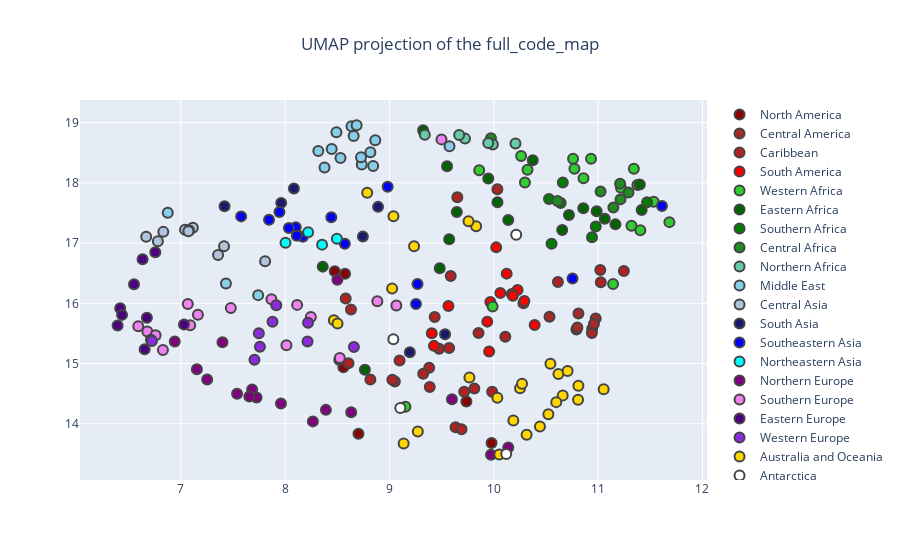

Notebook cell for this chart:
### Code cell
if params["INCLUDE_COUNTRY_NAMES"]:
    df['tooltip'] = df['country']
# if params["INCLUDE_ALT_NAMES"] and row['country'] in alt_names:
#     for alt_country_name in alt_names[row['country']]:
#         return create_embeddings(alt_country_name)
if params["INCLUDE_ABBREV"]:
    df['tooltip'] = df['abb']


def assign_color(region):
    return region_colors.get(region, 'gray')  # Default to gray if region not found
df['color'] = df['tooltip'].apply(lambda x: assign_color(country_regions.get(x, 'gray')))

fig = go.Figure()

reversed_region_colors = {v: k for k, v in region_colors.items()}

legend_labels = list(region_colors.keys())
legend_colors = list(region_colors.values())

for c in legend_colors:
    df_color= df[df['color'] == c]
    fig.add_trace(go.Scatter(
        x = df_color['x'],
        y = df_color['y'],
        mode = 'markers',
        text = df_color['tooltip'], # set tooltip to be keys of the dictionary
        name=reversed_region_colors[c],
        marker = dict(
            size = 10,
            color = df_color['color'],
            line = dict(width = 2),
            #         color = 'rgba(255, 182, 193, .9)',
        ),
        showlegend=True
    ))

fig.update_layout(title='UMAP projection of the full_code_map', title_x=0.5)
fig.show()
file_name = "clustered_"
for param_name, param_value in params.items():
    if param_value:
        file_name += param_name + "_"
file_name = file_name[:-1]
fig.write_image(f"{file_name}.svg")
fig.write_html(f"{file_name}.html", include_plotlyjs=True, full_html=True)
# Guinea 
# cluster of anglophone countries
# island nations (Faroe Islands, )

### Figure 1 — Plotly figure (JSON) as saved in the notebook; plotly's stock layout.template omitted (floating-point values rounded to 4 significant figures)
{"data": [{"marker": {"color": ["darkred", "darkred", "darkred", "darkred", "darkred", "darkred"], "line": {"width": 2}, "size": 10}, "mode": "markers", "name": "North America", "showlegend": true, "text": ["Bermuda", "Canada", "Greenland", "Saint Pierre and Miquelon", "United States Minor Outlying Islands", "United States"], "type": "scatter", "x": [9.738, 8.574, 8.703, 8.558, 9.979, 8.476], "y": [14.37, 16.49, 13.83, 14.94, 13.68, 16.53]}, {"marker": {"color": ["brown", "brown", "brown", "brown", "brown", "brown", "brown", "brown"], "line": {"width": 2}, "size": 10}, "mode": "markers", "name": "Central America", "showlegend": true, "text": ["Belize", "Costa Rica", "Guatemala", "Honduras", "Mexico", "Nicaragua", "Panama", "El Salvador"], "type": "scatter", "x": [10.79, 10.94, 10.98, 10.94, 10.53, 10.81, 10.96, 10.8], "y": [15.57, 15.58, 15.75, 15.51, 15.78, 15.83, 15.66, 15.6]}, {"marker": {"color": ["firebrick", "firebrick", "firebrick", "firebrick", "firebrick", "firebrick", "firebrick", "firebrick", "firebrick", "firebrick", "firebrick", "firebrick", "firebrick", "firebrick", "firebrick", "firebrick", "firebrick", "firebrick", "firebrick", "firebrick", "firebrick", "firebrick", "firebrick", "firebrick", "firebrick", "firebrick", "firebrick", "firebrick"], "line": {"width": 2}, "size": 10}, "mode": "markers", "name": "Caribbean", "showlegend": true, "text": ["Aruba", "Anguilla", "Antigua and Barbuda", "Bonaire, Sint Eustatius and Saba", "Bahamas", "Saint Barthélemy", "Barbados", "Cuba", "Curaçao", "Cayman Islands", "Dominica", "Dominican Republic", "Guadeloupe", "Grenada", "Haiti", "Jamaica", "Saint Kitts and Nevis", "Saint Lucia", "Saint Martin (French part)", "Montserrat", "Martinique", "Puerto Rico", "Sint Maarten (Dutch part)", "Turks and Caicos Islands", "Trinidad and Tobago", "Saint Vincent and the Grenadines", "Virgin Islands, British", "Virgin Islands, U.S."], "type": "scatter", "x": [10.61, 9.587, 11.25, 10.03, 9.814, 8.52, 9.387, 9.434, 11.03, 9.717, 9.476, 9.854, 11.02, 9.381, 9.097, 9.323, 8.581, 9.052, 8.608, 8.631, 9.028, 10.11, 9.651, 9.985, 9.572, 8.817, 9.634, 9.691], "y": [16.36, 16.46, 16.54, 17.9, 14.58, 15.06, 14.61, 15.77, 16.35, 14.53, 15.25, 15.51, 16.55, 14.93, 15.05, 14.83, 16.08, 14.7, 15.01, 15.9, 14.73, 15.45, 17.76, 14.53, 15.26, 14.73, 13.94, 13.91]}, {"marker": {"color": ["red", "red", "red", "red", "red", "red", "red", "red", "red", "red", "red", "red", "red", "red", "red"], "line": {"width": 2}, "size": 10}, "mode": "markers", "name": "South America", "showlegend": true, "text": ["Argentina", "Bolivia, Plurinational State of", "Brazil", "Chile", "Colombia", "Ecuador", "Falkland Islands (Malvinas)", "French Guiana", "Guyana", "Peru", "Paraguay", "South Georgia and the South Sandwich Islands", "Suriname", "Uruguay", "Venezuela, Bolivarian Republic of"], "type": "scatter", "x": [10.23, 10.17, 10.12, 9.967, 10.39, 10.28, 9.956, 9.406, 9.427, 10.29, 10.06, 10.02, 9.566, 10.18, 9.938], "y": [16.22, 16.16, 16.49, 16.02, 15.64, 16.0, 15.2, 15.51, 15.29, 16.04, 16.17, 16.93, 15.95, 16.12, 15.7]}, {"marker": {"color": ["limegreen", "limegreen", "limegreen", "limegreen", "limegreen", "limegreen", "limegreen", "limegreen", "limegreen", "limegreen", "limegreen", "limegreen", "limegreen", "limegreen", "limegreen", "limegreen", "limegreen", "limegreen"], "line": {"width": 2}, "size": 10}, "mode": "markers", "name": "Western Africa", "showlegend": true, "text": ["Benin", "Burkina Faso", "Côte d'Ivoire", "Cabo Verde", "Ghana", "Guinea", "Gambia", "Guinea-Bissau", "Liberia", "Mali", "Mauritania", "Niger", "Nigeria", "Senegal", "Saint Helena, Ascension and Tristan da Cunha", "Sierra Leone", "Sao Tome and Principe", "Togo"], "type": "scatter", "x": [10.93, 11.34, 10.3, 11.14, 10.86, 11.68, 11.22, 11.53, 11.32, 10.26, 9.861, 10.77, 10.76, 10.32, 9.154, 11.41, 9.989, 11.38], "y": [18.4, 18.23, 18.01, 16.32, 18.08, 17.35, 17.92, 17.69, 17.29, 18.45, 18.21, 18.23, 18.4, 18.22, 14.28, 17.21, 15.95, 17.97]}, {"marker": {"color": ["darkgreen", "darkgreen", "darkgreen", "darkgreen", "darkgreen", "darkgreen", "darkgreen", "darkgreen", "darkgreen", "darkgreen", "darkgreen", "darkgreen", "darkgreen", "darkgreen", "darkgreen", "darkgreen", "darkgreen", "darkgreen", "darkgreen"], "line": {"width": 2}, "size": 10}, "mode": "markers", "name": "Eastern Africa", "showlegend": true, "text": ["Burundi", "Comoros", "Djibouti", "Eritrea", "Ethiopia", "Kenya", "Madagascar", "Mozambique", "Mauritius", "Malawi", "Mayotte", "Réunion", "Rwanda", "Somalia", "South Sudan", "Seychelles", "Tanzania, United Republic of", "Uganda", "Zambia"], "type": "scatter", "x": [11.4, 9.482, 9.323, 10.04, 10.14, 9.947, 10.72, 10.66, 9.646, 11.06, 8.765, 8.361, 11.42, 9.552, 10.37, 9.573, 10.99, 10.86, 11.17], "y": [17.97, 16.58, 18.87, 17.68, 17.38, 18.07, 17.47, 17.22, 17.52, 17.4, 14.9, 16.61, 17.55, 18.28, 18.38, 17.06, 17.53, 17.58, 17.31]}, {"marker": {"color": ["green", "green", "green", "green", "green", "green", "green"], "line": {"width": 2}, "size": 10}, "mode": "markers", "name": "Southern Africa", "showlegend": true, "text": ["Angola", "Botswana", "Lesotho", "Namibia", "Eswatini", "South Africa", "Zimbabwe"], "type": "scatter", "x": [11.47, 10.64, 10.94, 10.66, 10.55, 10.53, 10.98], "y": [17.68, 17.67, 17.1, 18.01, 16.99, 17.73, 17.28]}, {"marker": {"color": ["forestgreen", "forestgreen", "forestgreen", "forestgreen", "forestgreen", "forestgreen", "forestgreen"], "line": {"width": 2}, "size": 10}, "mode": "markers", "name": "Central Africa", "showlegend": true, "text": ["Central African Republic", "Cameroon", "Congo, The Democratic Republic of the", "Congo", "Gabon", "Equatorial Guinea", "Chad"], "type": "scatter", "x": [11.02, 11.21, 11.29, 11.15, 10.61, 11.21, 9.973], "y": [17.86, 17.99, 17.84, 17.59, 17.7, 17.73, 18.74]}, {"marker": {"color": ["mediumaquamarine", "mediumaquamarine", "mediumaquamarine", "mediumaquamarine", "mediumaquamarine", "mediumaquamarine"], "line": {"width": 2}, "size": 10}, "mode": "markers", "name": "Northern Africa", "showlegend": true, "text": ["Algeria", "Western Sahara", "Libya", "Morocco", "Sudan", "Tunisia"], "type": "scatter", "x": [9.992, 10.21, 9.339, 9.724, 9.947, 9.668], "y": [18.64, 18.66, 18.8, 18.73, 18.66, 18.79]}, {"marker": {"color": ["skyblue", "skyblue", "skyblue", "skyblue", "skyblue", "skyblue", "skyblue", "skyblue", "skyblue", "skyblue", "skyblue", "skyblue", "skyblue", "skyblue", "skyblue", "skyblue", "skyblue"], "line": {"width": 2}, "size": 10}, "mode": "markers", "name": "Middle East", "showlegend": true, "text": ["United Arab Emirates", "Bahrain", "Cyprus", "Egypt", "Iran, Islamic Republic of", "Iraq", "Israel", "Jordan", "Kuwait", "Lebanon", "Oman", "Palestine, State of", "Qatar", "Saudi Arabia", "Syrian Arab Republic", "Turkey", "Yemen"], "type": "scatter", "x": [8.864, 8.531, 7.741, 9.576, 6.875, 8.318, 8.636, 8.492, 8.378, 8.817, 8.844, 8.686, 8.734, 8.447, 8.657, 7.433, 8.728], "y": [18.71, 18.41, 16.14, 18.61, 17.5, 18.53, 18.94, 18.84, 18.25, 18.51, 18.28, 18.96, 18.3, 18.56, 18.78, 16.33, 18.43]}, {"marker": {"color": ["lightsteelblue", "lightsteelblue", "lightsteelblue", "lightsteelblue", "lightsteelblue", "lightsteelblue", "lightsteelblue", "lightsteelblue", "lightsteelblue", "lightsteelblue"], "line": {"width": 2}, "size": 10}, "mode": "markers", "name": "Central Asia", "showlegend": true, "text": ["Afghanistan", "Armenia", "Azerbaijan", "Georgia", "Kazakhstan", "Kyrgyzstan", "Mongolia", "Tajikistan", "Turkmenistan", "Uzbekistan"], "type": "scatter", "x": [7.414, 7.357, 6.668, 7.808, 6.78, 7.041, 7.115, 7.079, 7.073, 6.832], "y": [16.95, 16.8, 17.1, 16.7, 17.03, 17.22, 17.25, 17.21, 17.2, 17.19]}, {"marker": {"color": ["midnightblue", "midnightblue", "midnightblue", "midnightblue", "midnightblue", "midnightblue", "midnightblue"], "line": {"width": 2}, "size": 10}, "mode": "markers", "name": "South Asia", "showlegend": true, "text": ["Bangladesh", "Bhutan", "India", "Sri Lanka", "Maldives", "Nepal", "Pakistan"], "type": "scatter", "x": [8.891, 7.419, 8.745, 9.195, 9.533, 8.084, 7.962], "y": [17.6, 17.61, 17.11, 15.19, 15.49, 17.91, 17.67]}, {"marker": {"color": ["blue", "blue", "blue", "blue", "blue", "blue", "blue", "blue", "blue", "blue", "blue", "blue", "blue", "blue"], "line": {"width": 2}, "size": 10}, "mode": "markers", "name": "Southeastern Asia", "showlegend": true, "text": ["Brunei Darussalam", "Hong Kong", "Indonesia", "Cambodia", "Lao People's Democratic Republic", "Macao", "Myanmar", "Malaysia", "Philippines", "Singapore", "Thailand", "Timor-Leste", "Taiwan, Province of China", "Viet Nam"], "type": "scatter", "x": [8.983, 8.17, 8.572, 7.578, 8.443, 10.76, 7.846, 8.102, 9.255, 8.036, 7.946, 9.269, 8.112, 11.61], "y": [17.94, 17.1, 16.99, 17.44, 17.43, 16.41, 17.39, 17.26, 15.99, 17.25, 17.52, 16.32, 17.12, 17.62]}, {"marker": {"color": ["cyan", "cyan", "cyan", "cyan"], "line": {"width": 2}, "size": 10}, "mode": "markers", "name": "Northeastern Asia", "showlegend": true, "text": ["China", "Japan", "Korea, Republic of", "Korea, Democratic People's Republic of"], "type": "scatter", "x": [8.354, 8.496, 8.004, 8.221], "y": [16.97, 17.07, 17.01, 17.18]}, {"marker": {"color": ["purple", "purple", "purple", "purple", "purple", "purple", "purple", "purple", "purple", "purple", "purple", "purple", "purple", "purple", "purple", "purple"], "line": {"width": 2}, "size": 10}, "mode": "markers", "name": "Northern Europe", "showlegend": true, "text": ["Åland Islands", "Denmark", "Estonia", "Finland", "Faroe Islands", "United Kingdom", "Guernsey", "Isle of Man", "Ireland", "Iceland", "Jersey", "Lithuania", "Latvia", "Norway", "Svalbard and Jan Mayen", "Sweden"], "type": "scatter", "x": [9.974, 7.684, 7.253, 7.539, 10.14, 8.501, 9.599, 8.633, 8.391, 8.266, 7.399, 6.942, 7.154, 7.726, 7.96, 7.657], "y": [13.49, 14.57, 14.73, 14.5, 13.61, 16.39, 14.41, 14.19, 14.23, 14.04, 15.36, 15.37, 14.9, 14.44, 14.34, 14.45]}, {"marker": {"color": ["violet", "violet", "violet", "violet", "violet", "violet", "violet", "violet", "violet", "violet", "violet", "violet", "violet", "violet", "violet", "violet"], "line": {"width": 2}, "size": 10}, "mode": "markers", "name": "Southern Europe", "showlegend": true, "text": ["Albania", "Andorra", "Bosnia and Herzegovina", "Spain", "Gibraltar", "Greece", "Croatia", "Italy", "North Macedonia", "Malta", "Montenegro", "Portugal", "San Marino", "Serbia", "Slovenia", "Holy See (Vatican City State)"], "type": "scatter", "x": [7.067, 8.013, 6.592, 8.884, 9.499, 7.479, 6.829, 8.115, 7.164, 7.869, 7.09, 9.066, 8.247, 6.679, 6.758, 8.524], "y": [15.99, 15.31, 15.62, 16.03, 18.72, 15.92, 15.23, 15.97, 15.81, 16.07, 15.64, 15.97, 15.77, 15.53, 15.47, 15.09]}, {"marker": {"color": ["indigo", "indigo", "indigo", "indigo", "indigo", "indigo", "indigo", "indigo", "indigo", "indigo"], "line": {"width": 2}, "size": 10}, "mode": "markers", "name": "Eastern Europe", "showlegend": true, "text": ["Bulgaria", "Belarus", "Czechia", "Hungary", "Moldova, Republic of", "Poland", "Romania", "Russian Federation", "Slovakia", "Ukraine"], "type": "scatter", "x": [6.394, 6.551, 6.653, 6.675, 6.419, 7.03, 6.437, 6.755, 6.713, 6.633], "y": [15.63, 16.32, 15.24, 15.76, 15.92, 15.65, 15.81, 16.85, 15.4, 16.73]}, {"marker": {"color": ["blueviolet", "blueviolet", "blueviolet", "blueviolet", "blueviolet", "blueviolet", "blueviolet", "blueviolet", "blueviolet"], "line": {"width": 2}, "size": 10}, "mode": "markers", "name": "Western Europe", "showlegend": true, "text": ["Austria", "Belgium", "Switzerland", "Germany", "France", "Liechtenstein", "Luxembourg", "Monaco", "Netherlands"], "type": "scatter", "x": [6.723, 8.215, 7.879, 8.22, 8.659, 7.748, 7.758, 7.915, 7.706], "y": [15.37, 15.37, 15.69, 15.68, 15.27, 15.5, 15.28, 15.97, 15.06]}, {"marker": {"color": ["gold", "gold", "gold", "gold", "gold", "gold", "gold", "gold", "gold", "gold", "gold", "gold", "gold", "gold", "gold", "gold", "gold", "gold", "gold", "gold", "gold", "gold", "gold", "gold", "gold", "gold", "gold"], "line": {"width": 2}, "size": 10}, "mode": "markers", "name": "Australia and Oceania", "showlegend": true, "text": ["American Samoa", "Australia", "Cocos (Keeling) Islands", "Cook Islands", "Christmas Island", "Fiji", "Micronesia, Federated States of", "Guam", "Kiribati", "Marshall Islands", "Northern Mariana Islands", "New Caledonia", "Norfolk Island", "Niue", "Nauru", "New Zealand", "Pitcairn", "Palau", "Papua New Guinea", "French Polynesia", "Solomon Islands", "Tokelau", "Tonga", "Tuvalu", "Vanuatu", "Wallis and Futuna", "Samoa"], "type": "scatter", "x": [10.81, 9.236, 10.25, 10.05, 9.136, 10.66, 10.52, 10.27, 9.039, 10.32, 10.19, 10.62, 9.272, 9.831, 9.758, 10.71, 9.026, 8.467, 10.54, 10.03, 10.44, 8.503, 10.6, 11.05, 9.767, 8.787, 10.81], "y": [14.4, 16.95, 14.59, 13.49, 13.67, 14.47, 14.16, 14.66, 17.45, 13.82, 14.06, 14.83, 13.87, 17.28, 17.36, 14.88, 16.25, 15.72, 15.0, 14.43, 13.96, 15.66, 14.36, 14.57, 14.77, 17.84, 14.63]}, {"marker": {"color": ["white", "white", "white", "white"], "line": {"width": 2}, "size": 10}, "mode": "markers", "name": "Antarctica", "showlegend": true, "text": ["Antarctica", "French Southern Territories", "Bouvet Island", "Heard Island and McDonald Islands"], "type": "scatter", "x": [10.22, 9.037, 9.104, 10.12], "y": [17.14, 15.41, 14.26, 13.5]}], "layout": {"title": {"text": "UMAP projection of the full_code_map", "x": 0.5}}}
